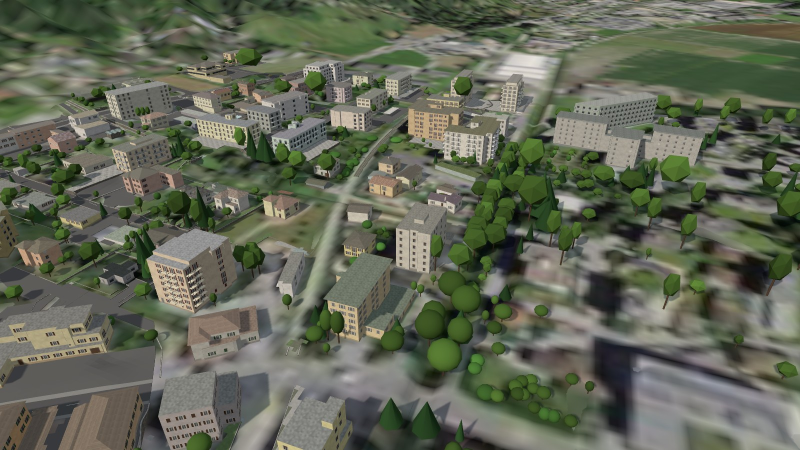
#> input picture beamng/verifica/screenshots/02_agno_nucleo.jpg, 1600 x 900 px, given in place of overview-novaggio-miglieglia.jpg, which was not available (shown at 1/2 size)
$ python make_images.py
#> lines starting #> are read from the running program, lines starting #| are printed output that depends on the picture
"""Copies the in-game screenshots the website shows into web/img/, resized for the web:
<name>.jpg (at most 1600 px wide) and <name>_s.jpg (800 px wide, for the grid).

Run from anywhere: python web/tools/make_images.py
"""
import os
from PIL import Image

ROOT = os.path.dirname(os.path.dirname(os.path.dirname(os.path.abspath(__file__))))
SRC = os.path.join(ROOT, "beamng", "verifica", "screenshots")
OUT = os.path.join(ROOT, "web", "img")
FILES = ["v3.0/" + f + ".jpg" for f in [
    "overview-novaggio-miglieglia", "cockpit-cantonale-guardrail", "chase-cantonale", "cockpit-penudria",
    "cockpit-miglieglia-novaggio", "cockpit-agno-lakeside", "overview-magliaso-lake", "new-eni-magliaso-paese",
    "new-eni-and-parking-bays", "new-parking-bays-flp-magliaso", "new-wear-hairpin", "overview-cantonale-hairpins",
    "cockpit-roundabout-magliaso", "cockpit-cantonale-stone-wall", "cockpit-novaggio-miglieglia", "cockpit-caslano",
    "overview-caslano-lake", "overview-pura", "overview-magliaso-paese", "overview-agno-lake", "overview-ponte-tresa",
    "cockpit-cantonale-down-to-magliaso", "new-wear-hairpin-2", "cockpit-roundabout-magliaso-2",
]]


def save(im, path, width):
    if im.width > width:
        im = im.resize((width, round(im.height * width / im.width)), Image.LANCZOS)
    im.save(path, quality=80, optimize=True, progressive=True)


def main():
    os.makedirs(OUT, exist_ok=True)
    for f in FILES:
        im = Image.open(os.path.join(SRC, f)).convert("RGB")
#> im is the input picture: PIL image 1600x900 RGB; mean R, G, B 97.7, 102.8, 86.1
        name = os.path.splitext(os.path.basename(f))[0]
        save(im, os.path.join(OUT, name + ".jpg"), 1600)
        save(im, os.path.join(OUT, name + "_s.jpg"), 800)
#> call 2 of save, with width = 800
#> in save (call 2), `im = im.resize((width, round(im.height * width / im.width)), Image.LAN..`:
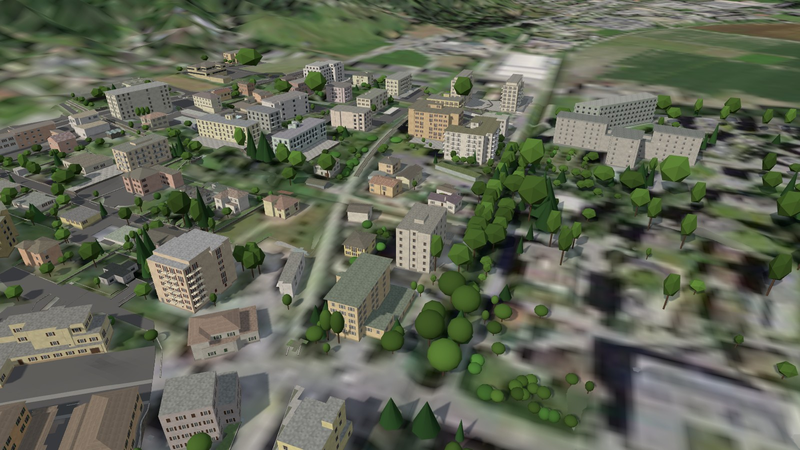
#> im: PIL image 800x450 RGB; mean R, G, B 97.7, 102.8, 86.1
#> pass 2 of the loop in main, `for f in FILES:`:
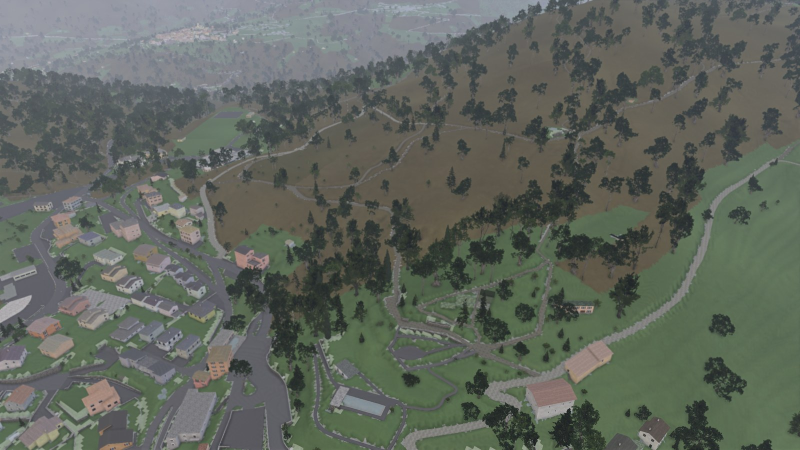
#> input picture beamng/verifica/screenshots/03_cademario.jpg, 1600 x 900 px, given in place of cockpit-cantonale-guardrail.jpg, which was not available (shown at 1/2 size)
#> in main, im is the input picture: PIL image 1600x900 RGB; mean R, G, B 95.9, 102, 93.7
#> in save (call 4), `im = im.resize((width, round(im.height * width / im.width)), Image.LAN..`:
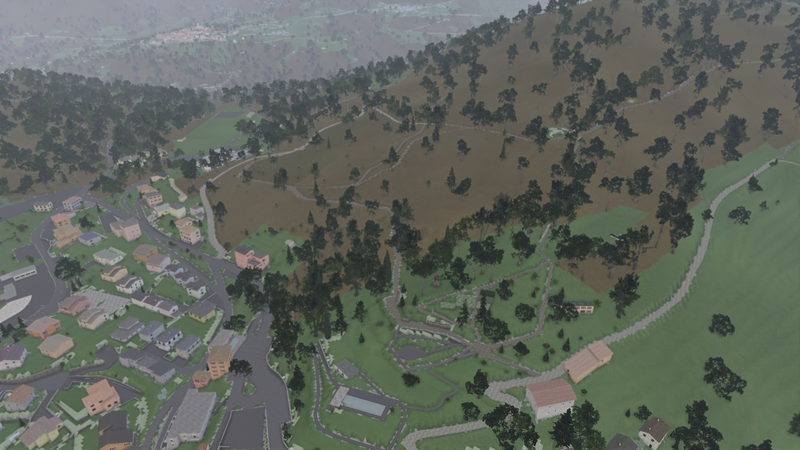
#> im: PIL image 800x450 RGB; mean R, G, B 95.9, 102, 93.7
    print(len(FILES), "images in", OUT)


if __name__ == "__main__":
#> (the run stopped early here; a loop or call above may not have finished)
